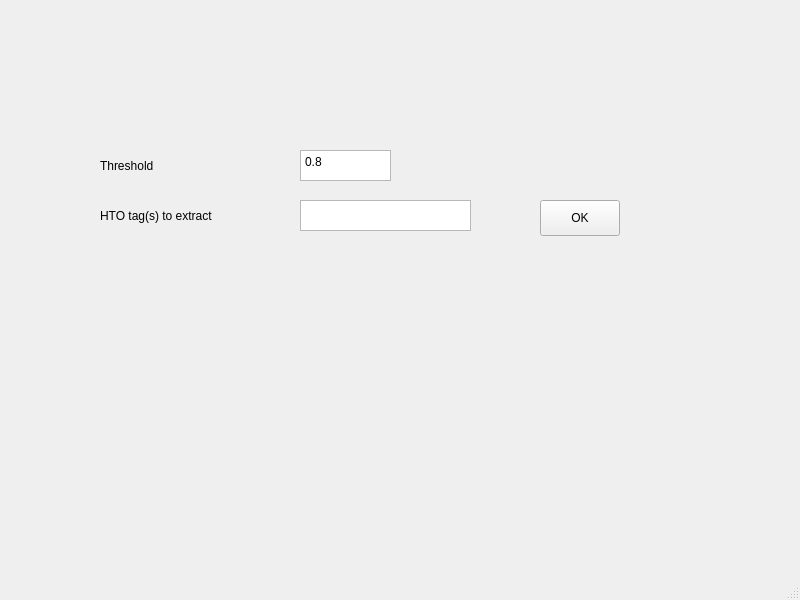
<?xml version="1.0" encoding="UTF-8"?>
<ui version="4.0">
 <class>ClassifierWindow</class>
 <widget class="QMainWindow" name="ClassifierWindow">
  <property name="geometry">
   <rect>
    <x>0</x>
    <y>0</y>
    <width>800</width>
    <height>600</height>
   </rect>
  </property>
  <property name="windowTitle">
   <string>Classifier Options</string>
  </property>
  <widget class="QWidget" name="centralwidget">
   <widget class="QLabel" name="label_7">
    <property name="geometry">
     <rect>
      <x>100</x>
      <y>150</y>
      <width>81</width>
      <height>31</height>
     </rect>
    </property>
    <property name="text">
     <string>Threshold</string>
    </property>
    <property name="alignment">
     <set>Qt::AlignLeading|Qt::AlignLeft|Qt::AlignVCenter</set>
    </property>
   </widget>
   <widget class="QPlainTextEdit" name="threshold">
    <property name="geometry">
     <rect>
      <x>300</x>
      <y>150</y>
      <width>91</width>
      <height>31</height>
     </rect>
    </property>
    <property name="toolTip">
     <string>default: 0.8</string>
    </property>
    <property name="verticalScrollBarPolicy">
     <enum>Qt::ScrollBarAlwaysOff</enum>
    </property>
    <property name="horizontalScrollBarPolicy">
     <enum>Qt::ScrollBarAlwaysOff</enum>
    </property>
    <property name="lineWrapMode">
     <enum>QPlainTextEdit::NoWrap</enum>
    </property>
    <property name="plainText">
     <string>0.8</string>
    </property>
    <property name="placeholderText">
     <string/>
    </property>
   </widget>
   <widget class="QPushButton" name="OK">
    <property name="geometry">
     <rect>
      <x>540</x>
      <y>200</y>
      <width>80</width>
      <height>36</height>
     </rect>
    </property>
    <property name="sizePolicy">
     <sizepolicy hsizetype="Minimum" vsizetype="Expanding">
      <horstretch>0</horstretch>
      <verstretch>0</verstretch>
     </sizepolicy>
    </property>
    <property name="text">
     <string>OK</string>
    </property>
   </widget>
   <widget class="QPlainTextEdit" name="hto_tags">
    <property name="geometry">
     <rect>
      <x>300</x>
      <y>200</y>
      <width>171</width>
      <height>31</height>
     </rect>
    </property>
    <property name="toolTip">
     <string>HTO_1+HTO_2</string>
    </property>
    <property name="verticalScrollBarPolicy">
     <enum>Qt::ScrollBarAlwaysOff</enum>
    </property>
    <property name="horizontalScrollBarPolicy">
     <enum>Qt::ScrollBarAlwaysOff</enum>
    </property>
    <property name="lineWrapMode">
     <enum>QPlainTextEdit::NoWrap</enum>
    </property>
    <property name="plainText">
     <string/>
    </property>
    <property name="placeholderText">
     <string/>
    </property>
   </widget>
   <widget class="QLabel" name="label_3">
    <property name="geometry">
     <rect>
      <x>100</x>
      <y>200</y>
      <width>181</width>
      <height>31</height>
     </rect>
    </property>
    <property name="text">
     <string>HTO tag(s) to extract</string>
    </property>
   </widget>
  </widget>
  <widget class="QMenuBar" name="menubar">
   <property name="geometry">
    <rect>
     <x>0</x>
     <y>0</y>
     <width>800</width>
     <height>28</height>
    </rect>
   </property>
  </widget>
  <widget class="QStatusBar" name="statusbar"/>
 </widget>
 <resources/>
 <connections/>
</ui>
